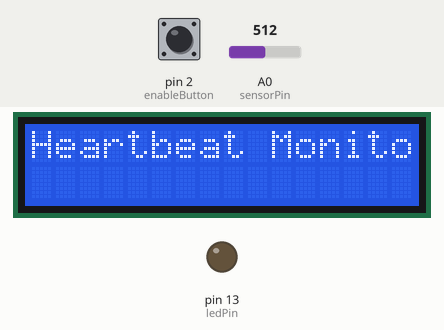
A sketch run on a simulated Arduino Uno, built with avr-gcc and run on an emulated ATmega328P. Shown: 16×2 character LCD, output pins drawn as LEDs (lit = HIGH). Inputs (shaded band) come from the test bench; at power-on: A0 (sensorPin) = 512, pin 2 (enableButton) HIGH.

Above: at 1.2 s.
1.3 s: A0 (sensorPin) set to 560
Timing chart, 0 to 4.3 s (numbered marks = the images above; inputs shaded):
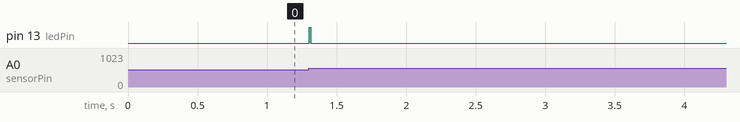

Measured:
- after the input at 1.3 s, pin 13 (ledPin): LOW → HIGH at once, → LOW 0.01 s later

The sketch:

health_monitor.ino
```cpp
#include <Wire.h>
#include <LiquidCrystal_I2C.h>

LiquidCrystal_I2C lcd(0x27, 16, 2); // Adjust if necessary
const int sensorPin = A0;      // Pulse sensor input
const int enableButton = 2;    // Button input for AND gate
const int ledPin = 13;         // LED output via OR gate
const int threshold = 550;     // Threshold for pulse detection

int bpm = 0;
int lastReading = 0;
int currentReading = 0;
unsigned long lastBeatTime = 0;
bool heartbeatDetected = false;

void setup() {
  lcd.begin(16, 2);
  lcd.backlight();
  lcd.print("Heartbeat Monitor");

  pinMode(sensorPin, INPUT);
  pinMode(enableButton, INPUT_PULLUP);
  pinMode(ledPin, OUTPUT);
  Serial.begin(9600);
}

void loop() {
  // Read pulse sensor
  currentReading = analogRead(sensorPin);
  heartbeatDetected = (currentReading > threshold && lastReading <= threshold);

  if (heartbeatDetected) {
    unsigned long currentTime = millis();
    if (lastBeatTime != 0) {
      int beatInterval = currentTime - lastBeatTime;
      bpm = 60000 / beatInterval;
    }
    lastBeatTime = currentTime;
    digitalWrite(ledPin, HIGH); // OR gate LED indication

    // AND gate for LCD display
    if (digitalRead(enableButton) == LOW) {
      lcd.setCursor(0, 1);
      lcd.print("BPM: ");
      lcd.print(bpm);
    }
  } else {
    digitalWrite(ledPin, LOW);
  }

  lastReading = currentReading;
  delay(10); // Smooth signal
}
```
